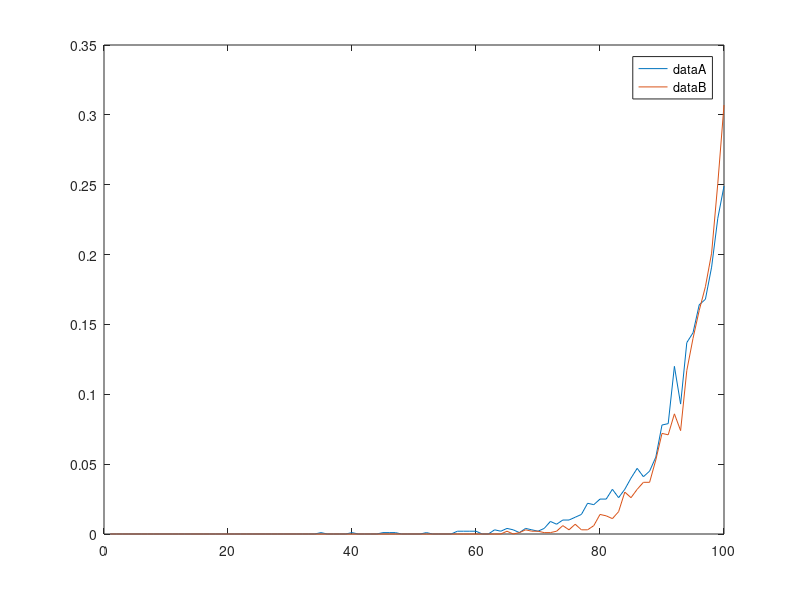

This chart was generated by the following MATLAB code:
clear;
close all;
clc;
N = 1000;
n1 = 2;
n2 = 4;
p = logspace(-3,log10(1/2),100);
comps = zeros(2, length(p));
for i=1:length(p)
    probI = p(i);
    falhas1 = rand(n1, N)<probI;
    falhas2 = rand(n2, N)<probI;
    sum_falhas1 = sum(falhas1);
    sum_falhas2 = sum(falhas2);
    comp1 = sum(sum_falhas1 > 1);
    comp2 = sum(sum_falhas2 > 2);
    comps(1,i)=comp1/N;
    comps(2,i)=comp2/N;

end
x = 1:length(p);
A = comps(1,:);
B = comps(2,:);

figure(1)
plot(x,A)
hold on
plot(x,B)
legend("dataA", "dataB")

% Preferia voar num avião com 2 motores.
